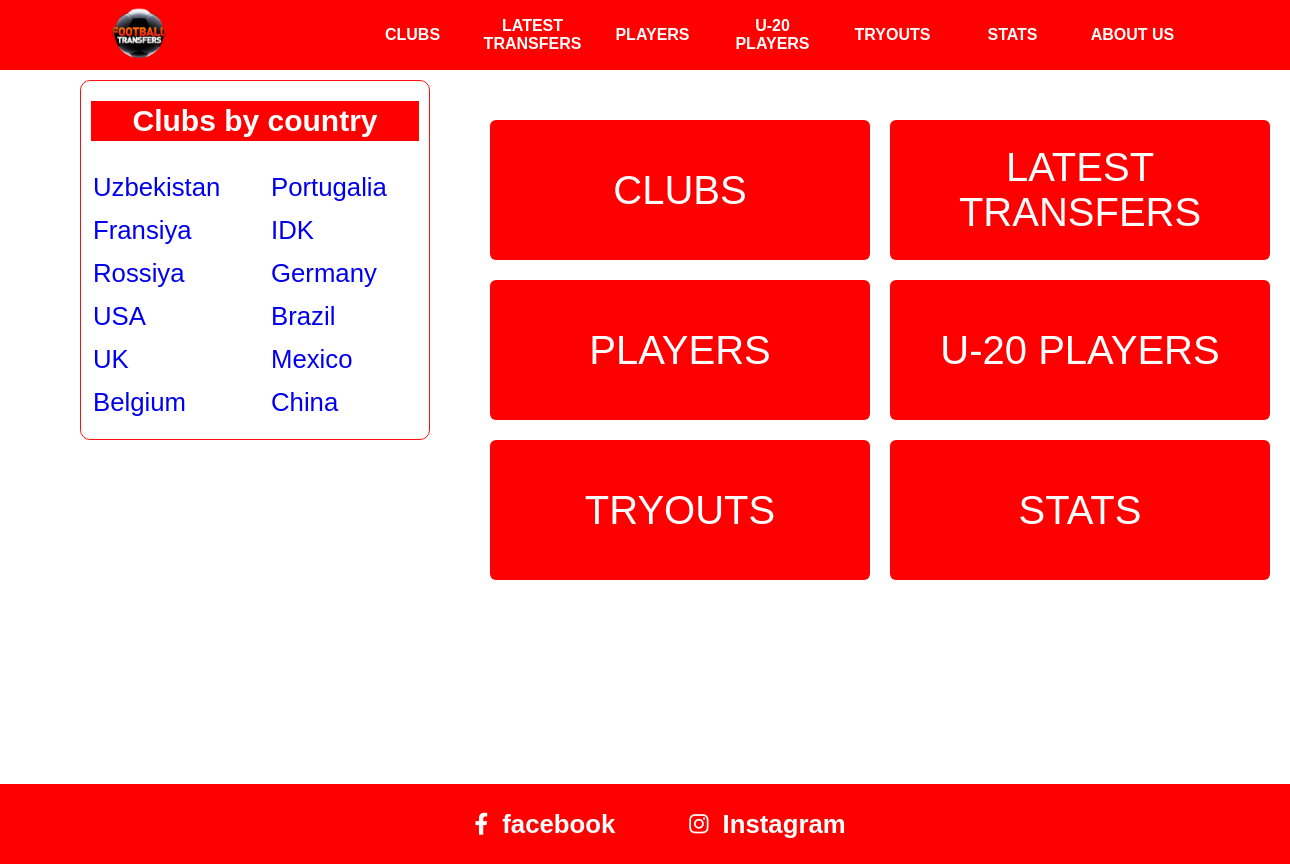
The page / on the database its author committed.
### main/models.py (models this page shows, shortened)
class BaseModel(models.Model):
    created_ad = models.DateTimeField(auto_now_add=True)
    class Meta:
        abstract = True

class Country(BaseModel):
    name = models.CharField(max_length=255)
    class Meta:
        verbose_name_plural = ' Countries'

### main/views.py (the view)
# urls.py: path('', HomePageView.as_view(), name='home'),
class HomePageView(View):
    def get(self, request):
        return render(request, 'index.html')

### main/context_processors.py (called while the page is built)
def countries(request):
    countries = Country.objects.all()[:12]
    l = len(countries)
    return  {
        'countries_left': countries[:l //2],
        'countries_right': countries[l //2:]
    }

### templates/index.html (shortened to what this page needs)
{% extends 'base.html'%}
{% block content %}
      <div class="latest-transfers">
        <div class="countries">
          <a href="/clubs/"> CLUBS </a>
          <a href="/latest-transfers/"> LATEST TRANSFERS </a>
          <a href="/players/"> PLAYERS </a>
          <a href="/u20players/"> U-20 PLAYERS </a>
          <a href="/tryouts/"> TRYOUTS </a>
          <a href="/statistics/"> STATS </a>
        </div>
      </div>
{% endblock %}

### templates/base.html (shortened to what this page needs)
<!DOCTYPE html>
{% load static %}
<html>
<head>
    <link rel="stylesheet" type="text/css" media="screen" href="/static/css/main.css"/>
    <link
            rel="stylesheet"
            href="https://cdnjs.cloudflare.com/ajax/libs/font-awesome/6.1.1/css/all.min.css"
    />
</head>
<body>
<div class="container">
    <div class="navbar">
        <div class="icon">
            <a href="/">
                <img src="/static/img/12252568_173-removebg-preview.png" alt=""/>
            </a>
        </div>
        <div class="links">
            <div><a href="/clubs/">CLUBS</a></div>
            <div><a href="/latest-transfers/">LATEST TRANSFERS</a></div>
            <div><a href="/players/">PLAYERS</a></div>
            <div><a href="/u20players/">U-20 PLAYERS</a></div>
            <div><a href="/tryouts/">TRYOUTS</a></div>
            <div><a href="/statistics/">STATS</a></div>
            <div><a href="/about/">ABOUT US</a></div>
        </div>
    </div>
    <div class="country-clubs">
        <h2 id="title">Clubs by country</h2>
        <div class="country">
            <div>
                {% for country in countries_left %}
                <h3><a href="#">{{country.name}}</a> <br/></h3>
                {% endfor %}
            </div>
            <div>
                {%for country in countries_right %}
                <h3><a href="#">{{ country.name }}</a> <br/></h3>
                {% endfor %}
            </div>
        </div>
    </div>
    {% block content %}
    {% endblock %}
    <div class="footer" style="margin-top: 200px;">
        <a href="https://www.facebook.com/topfootballtransfers/">
            <div>
                <i class="fa-brands fa-facebook-f"></i> &nbsp;
                <h3>facebook</h3>
            </div>
        </a>
        <a href="https://www.instagram.com/shukurjonematovv/">
            <div>
                <i class="fa-brands fa-instagram"></i> &nbsp;
                <h3>Instagram</h3>
            </div>
        </a>
    </div>
</div>
</body>
</html>

### static/css/main.css (style rules this page uses)
* { margin: 0; padding: 0; box-sizing: border-box; }
.container { width: 100% !important; display: inline-block; font-family: sans-serif; }
.container .navbar { width: 100%; background-color: red; display: flex; align-items: center; justify-content: space-around; position: fixed; z-index: 99; height: 70px !important; }
.container .navbar .icon { width: 100px; overflow: hidden; }
.container .navbar .icon img { width: 130%; margin-left: -14%; }
.container .navbar .links { z-index: 999; display: flex; }
.container .navbar .links div { width: 100px; text-align: center; display: flex; align-items: center; margin-right: 20px; }
.container .navbar .links div a { color: white; font-weight: 700; text-decoration: none; width: 100px !important; height: 45px; display: flex; align-items: center; justify-content: center; }
.container .countries { display: inline-block; width: 100%; display: flex; flex-wrap: wrap; gap: 20px; justify-content: center; }
.container .countries a { color: white; text-decoration: none; width: 380px; height: 140px; background-color: red; border-radius: 6px; font-size: 40px; display: flex; justify-content: center; align-items: center; text-align: center; transition: all 0.3s ease; }
.country-clubs { width: 350px; border: 1px solid rgb(255, 16, 16); border-radius: 10px; position: fixed; top: 80px; left: 80px; padding: 10px 10px; padding-bottom: 10px; }
.country-clubs h2 { margin: 10px 0px; transition: all 0.3s ease; }
.country-clubs #title { font-size: 30px; background-color: red; color: white; text-align: center; line-height: 40px; }
.country-clubs .country { width: 100%; display: flex; flex-wrap: wrap; justify-content: space-between; font-size: 22px; margin-top: 20px; }
.country-clubs .country div { width: 150px; height: 100%; }
.country-clubs .country h3 { font-weight: 100 !important; margin: 10px 0px !important; width: 100%; padding: 2px 2px; transition: all 0.3s ease; }
.country-clubs .country h3 a { text-decoration: none; margin-top: 20px !important; }
.latest-transfers { display: inline-block; width: 800px; margin-left: 480px; margin-top: 120px !important; }
.latest-transfers { display: inline-block; width: 800px; margin-left: 480px; margin-top: 220px; overflow: hidden; }
.footer { width: 100%; background-color: red; height: 80px; display: flex; align-items: center; justify-content: center; font-size: 22px; padding-left: 80px; }
.footer a { margin-right: 50px; color: white; text-decoration: none; word-spacing: 8px; padding: 4px 12px; border-radius: 5px; transition: all 0.3s ease; }
.footer a div { display: flex; align-items: center; }

### rows shown on the page
Country: name "Uzbekistan"
Country: name "Fransiya"
Country: name "Rossiya"
Country: name "USA"
Country: name "UK"
Country: name "Belgium"
Country: name "Portugalia"
Country: name "IDK"
Country: name "Germany"
Country: name "Brazil"
Country: name "Mexico"
Country: name "China"
